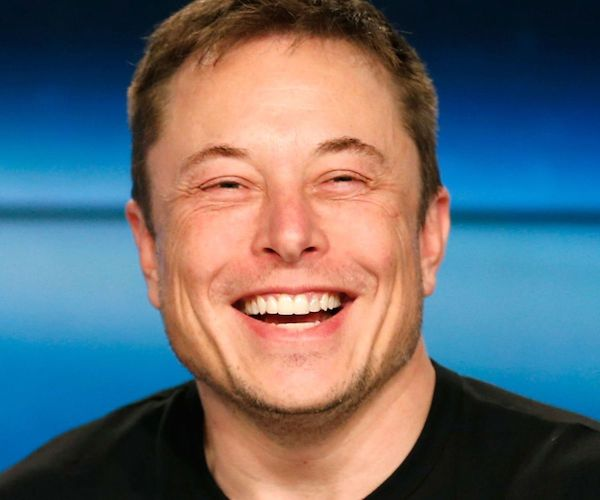
#> input picture musk.jpg, 600 x 500 px, given in place of the camera
$ python final_projects.py
#> lines starting #> are read from the running program, lines starting #| are printed output that depends on the picture; after the words box and inside, x2 and y2 are one past the last pixel; in counts of white or black regions, pixels touching at a corner belong together
import cv2
import numpy as np
from ultralytics import YOLO

# [26 lines left out: function imread_custom, not called in this run]

class InstagramFilters():
    """
    A class that applies various Instagram-like filters to images and videos using OpenCV.
    This class supports real-time video processing from a webcam or video file, as well as static image processing. It includes filters such as cartoon, cartoon stylization, pencil sketch, skin smoothing, and a fun sunglasses overlay. The class is designed to be flexible and efficient, with pre-loaded Haar Cascades for face and eye detection to optimize performance during video processing.
    Attributes:
        face_cascade (cv2.CascadeClassifier): Haar Cascade for face detection.
        eye_cascade (cv2.CascadeClassifier): Haar Cascade for eye detection.
        cap (cv2.VideoCapture): Video capture object for webcam or video file.
        image (numpy.ndarray): Loaded image for static processing.
        width (int): Width of the video frames or loaded image.
        height (int): Height of the video frames or loaded image.
        is_image (bool): Flag to indicate if the source is an image or video.
    Methods:
        apply_cartoon_filter(frame): Applies a cartoon filter to the input frame.
        apply_cartoon_stylized_filter(frame): Applies a cartoon stylization filter to the input frame.
        apply_pencil_sketch_filter(frame): Applies a pencil sketch filter to the input frame.
        apply_skin_smoothing_filter(frame): Applies a skin smoothing filter to the input frame.
        apply_sunglasses_filter(frame): Applies a sunglasses filter to the input frame.
        start_filters_onvideo(filter, sigma_s, sigma_r, shade_factor): Starts the video stream and applies the selected filter in real-time.
        start_filters_onimage(filter, sigma_s, sigma_r, shade_factor): Applies the selected filter to the image and displays the result.
    """
    def __init__(self, glasses_path, source, width=640, height=480):
        # Load Haar Cascades once during initialization to save performance during video loop
        self.face_cascade = cv2.CascadeClassifier(cv2.data.haarcascades + 'haarcascade_frontalface_default.xml')
        self.eye_cascade = cv2.CascadeClassifier(cv2.data.haarcascades + 'haarcascade_eye.xml')
        if glasses_path:
            self.glasses = imread_custom(glasses_path)
        else:
            self.glasses = None

        if isinstance(source, int) or source.split('.')[-1].lower() in ['mp4', 'avi', 'mov', 'mkv', 'flv', 'wmv']:
            self.width = width
            self.height = height
            self.is_image = False
            self.cap = cv2.VideoCapture(source)
            self.cap.set(cv2.CAP_PROP_FRAME_WIDTH, self.width)
            self.cap.set(cv2.CAP_PROP_FRAME_HEIGHT, self.height)
        elif source.lower() in ['webcam', 'camera']:
            self.width = width
            self.height = height
            self.is_image = False
            self.cap = cv2.VideoCapture(0)
            self.cap.set(cv2.CAP_PROP_FRAME_WIDTH, self.width)
            self.cap.set(cv2.CAP_PROP_FRAME_HEIGHT, self.height)
        elif source.split('.')[-1].lower() in ['jpg', 'jpeg', 'png', 'bmp', 'tiff', 'gif', 'webp']:
            self.image = imread_custom(source)
            self.width = self.image.shape[1]
            self.height = self.image.shape[0]
            self.is_image = True
        else:
            raise ValueError("Unsupported source type. Please provide a valid video file, webcam, or image file.")

    # [61 lines left out: functions apply_cartoon_filter, apply_cartoon_stylized_filter, apply_pencil_sketch_filter, apply_skin_smoothing_filter, not called in this run]

    def _create_sunglasses_overlay(self, width, height):
        """Programmatically creates a transparent sunglasses overlay to avoid missing file errors"""
        overlay = np.zeros((height, width, 4), dtype=np.uint8)

        # Draw left lens
        cv2.ellipse(overlay, (width//4, height//2), (width//5, height//2), 0, 0, 360, (0, 0, 0, 220), -1)
        # Draw right lens
        cv2.ellipse(overlay, (3*width//4, height//2), (width//5, height//2), 0, 0, 360, (0, 0, 0, 220), -1)
        # Draw bridge connecting lenses
        cv2.line(overlay, (width//4 + width//5, height//2), (3*width//4 - width//5, height//2), (0, 0, 0, 220), max(2, height//10))
        # Draw arms of glasses
        cv2.line(overlay, (0, height//2), (width//4 - width//5, height//2), (0, 0, 0, 220), max(2, height//10))
        cv2.line(overlay, (3*width//4 + width//5, height//2), (width, height//2), (0, 0, 0, 220), max(2, height//10))

        return overlay

    def _add_lens_reflection(self, sunglasses, intensity=0.25):
        h, w = sunglasses.shape[:2]
        num_channels = sunglasses.shape[2]

        # Create the gradient reflection (always 3 channels)
        y, x = np.ogrid[:h, :w]
        gradient = ((x / w + y / h) / 2 * 255).astype(np.uint8)
        reflection = np.stack([gradient] * 3, axis=2)
        reflection = cv2.GaussianBlur(reflection, (31, 31), 0)

        # Create the elliptical mask
        mask = np.zeros((h, w), dtype=np.float32)
        cv2.ellipse(
            mask,
            (w // 2, int(h * 0.3)),
            (int(w * 0.45), int(h * 0.35)),
            angle=-20,
            startAngle=0,
            endAngle=360,
            color=1,
            thickness=-1
        )
        mask = cv2.GaussianBlur(mask, (51, 51), 0)

        # Expand mask to 3D for broadcasting: (h, w, 1)
        mask_3d = mask[:, :, np.newaxis]
        blend_factor = intensity * mask_3d

        # Apply to RGB channels only
        result = sunglasses.copy().astype(np.float32)
        result[:, :, :3] = (result[:, :, :3] * (1 - blend_factor) +
                            reflection * blend_factor)

        return result.astype(np.uint8)

    def apply_sunglasses_filter(self, frame):
        """
        Apply a sunglasses filter to the input frame.
        """
        gray = cv2.cvtColor(frame, cv2.COLOR_BGR2GRAY)
        faces = self.face_cascade.detectMultiScale(gray, 1.3, 5)
        result = frame.copy()

        for (x, y, w, h) in faces:
            eye_y_level = int(y + h * 0.42)

            glasses_width = int(w * 0.9)
            glasses_height = int(glasses_width * 0.4)

            start_x = x + (w - glasses_width) // 2
            start_y = eye_y_level - (glasses_height // 2)

            end_x = min(result.shape[1], start_x + glasses_width)
            end_y = min(result.shape[0], start_y + glasses_height)
            start_x = max(0, start_x)
            start_y = max(0, start_y)

            if start_x >= end_x or start_y >= end_y:
                continue

            roi_glasses = result[start_y:end_y, start_x:end_x]
            h_g, w_g = roi_glasses.shape[:2]
            if self.glasses is not None:
                sunglasses = cv2.resize(self.glasses, (w_g, h_g))
            else:
                sunglasses = self._create_sunglasses_overlay(w_g, h_g)
            sunglasses = self._add_lens_reflection(sunglasses)

            alpha = sunglasses[:, :, 3] / 255.0
            alpha = alpha * 0.5

            for c in range(3):
                result[start_y:end_y, start_x:end_x, c] = (
                    alpha * sunglasses[:, :, c] + (1.0 - alpha) * result[start_y:end_y, start_x:end_x, c]
                ).astype(np.uint8)

        return result

    def start_filters(self, filter=None, sigma_s=None, sigma_r=None, shade_factor=None):
        """
        Start the video stream or display the image with the selected filter applied.
        Args:
            filter (str): The name of the filter to apply. Options: 'cartoon', 'cartoon_stylized', 'pencil', 'skin', 'sunglasses'. If None, no filter is applied.
            sigma_s (float): Parameter for stylization and pencil sketch filters that controls the size of the neighborhood used for filtering. Higher values result in a more pronounced effect.
            sigma_r (float): Parameter for stylization and pencil sketch filters that controls the range of colors to be smoothed together. Higher values result in more smoothing across different colors.
            shade_factor (float): Parameter for pencil sketch filter that controls the intensity of the shading. Higher values result in darker shading. Default is 0.08.
        """
#> called with filter = 'sunglasses'
        if not self.is_image:
            filter_type = filter.lower() if filter else None
            while True:
                ret, frame = self.cap.read()
#> frame is the input picture: shape (500, 600, 3); mean B, G, R 112.1, 105.5, 100.1
                if not ret:
                    break
                # Flip frame horizontally for a mirror effect (standard for webcam)
                frame = cv2.flip(frame, 1)
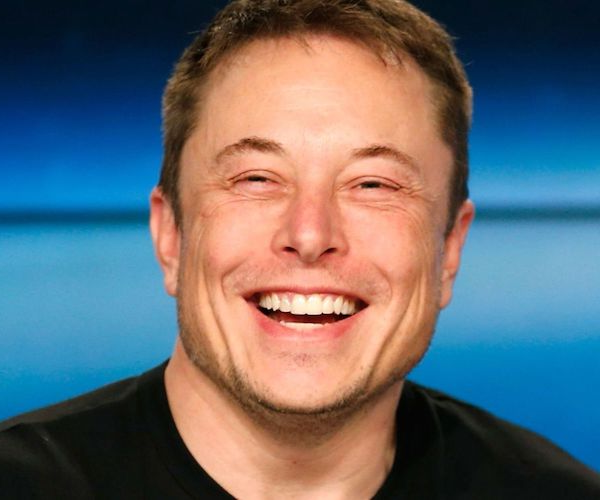
#> frame: shape (500, 600, 3); mean B, G, R 112.1, 105.5, 100.1
                filtered_frame = self.selected_filter_action(filter_type, frame, sigma_s, sigma_r, shade_factor)
#> in apply_sunglasses_filter, `gray = cv2.cvtColor(frame, cv2.COLOR_BGR2GRAY)`:
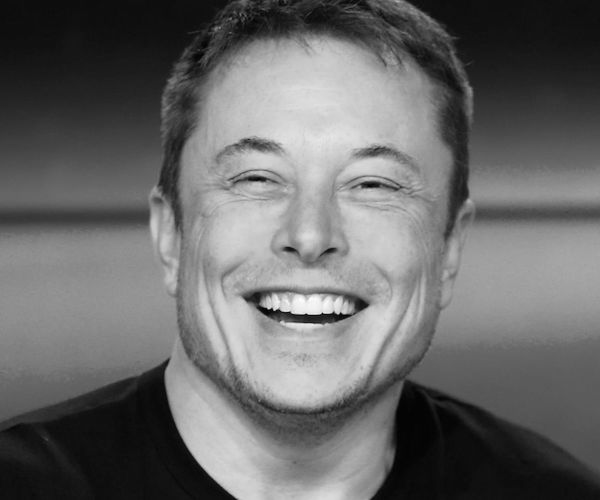
#> gray: shape (500, 600); min 2, max 253, mean 104.7
#> in apply_sunglasses_filter, `faces = self.face_cascade.detectMultiScale(gray, 1.3, 5)`: faces = [[137, 46, 347, 347]]
#> the loop in apply_sunglasses_filter, `for (x, y, w, h) in faces:` made 1 pass
#> (eye_y_level, glasses_width, glasses_height, start_x) on pass 1: (191, 312, 124, 154)
#> pass 1, in apply_sunglasses_filter, `roi_glasses = result[start_y:end_y, start_x:end_x]`:
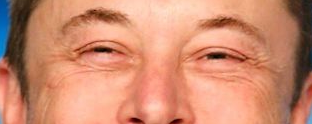
#> roi_glasses: shape (124, 312, 3); mean B, G, R 112.1, 139.3, 205.7
#> pass 1, in _add_lens_reflection, `gradient = ((x / w + y / h) / 2 * 255).astype(np.uint8)`:
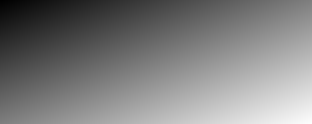
#> gradient: shape (124, 312); min 0, max 253, mean 126.3
#> after the loop in apply_sunglasses_filter, `for (x, y, w, h) in faces:`:
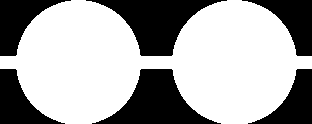
#> alpha: shape (124, 312) float64; values 0 (black) and 0.431 (white), 65.4% white; 6 black regions, box (x1, y1, x2, y2) and area: (86, 0, 227, 56) 3415, (92, 69, 221, 124) 3272, (0, 0, 71, 56) 1736, (242, 0, 312, 56) 1679, (0, 69, 65, 124) 1664, (248, 69, 312, 124) 1608
#> after the loop in apply_sunglasses_filter, `for (x, y, w, h) in faces:`:
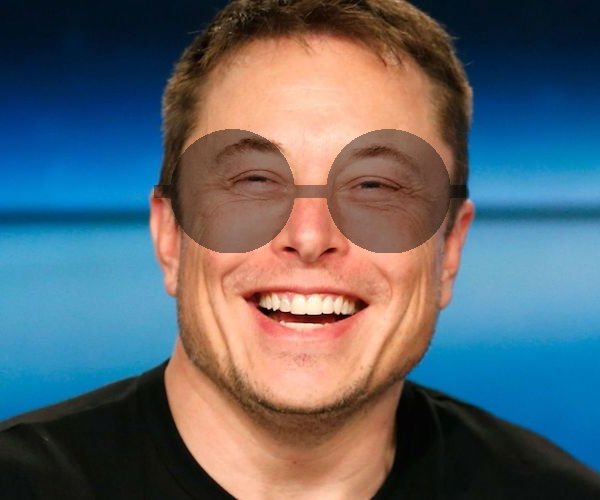
#> result: shape (500, 600, 3); 8.44% of pixels changed, all inside (x1, y1, x2, y2) = (154, 129, 466, 253)
                cv2.imshow(f'{filter_type.capitalize() if filter_type else "Original"} Video', filtered_frame)
                if cv2.waitKey(1) & 0xFF == ord('q'):
#> (key q is pressed here)
                    break
            self.cap.release()
        else:
            filter_type = filter.lower() if filter else None
            filtered_image = self.selected_filter_action(filter_type, self.image, sigma_s, sigma_r, shade_factor)
            cv2.imshow(f'{filter_type.capitalize() if filter_type else "Original"} Image', filtered_image)
            cv2.waitKey(0)

        cv2.destroyAllWindows()

    def selected_filter_action(self, filter_type, frame, sigma_s, sigma_r, shade_factor):
        """
        Apply the selected filter to the given frame.
        Args:
            filter_type (str): The type of filter to apply.
            frame (numpy.ndarray): The input frame.
            sigma_s (float): Parameter for stylization and pencil sketch filters that controls the size of the neighborhood used for filtering.
            sigma_r (float): Parameter for stylization and pencil sketch filters that controls the range of colors to be smoothed together.
            shade_factor (float): Parameter for pencil sketch filter that controls the intensity of the shading.
        Returns:
            numpy.ndarray: The filtered frame.
        """
        if filter_type == "cartoon":
            filtered_frame = self.apply_cartoon_filter(frame)
        elif filter_type == "cartoon_stylized":
            if sigma_s is not None and sigma_r is not None:
                filtered_frame = cv2.stylization(frame, sigma_s=sigma_s, sigma_r=sigma_r)
            else:
                filtered_frame = self.apply_cartoon_stylized_filter(frame)
        elif filter_type == "pencil":
            if sigma_s is not None and sigma_r is not None:
                gray, color = cv2.pencilSketch(frame, sigma_s=sigma_s, sigma_r=sigma_r, shade_factor=shade_factor if shade_factor else 0.08)
                filtered_frame = gray
            else:
                filtered_frame = self.apply_pencil_sketch_filter(frame)
        elif filter_type == "skin":
            filtered_frame = self.apply_skin_smoothing_filter(frame)
        elif filter_type == "sunglasses":
            filtered_frame = self.apply_sunglasses_filter(frame)
        else:
            filtered_frame = frame
        return filtered_frame


# Blemish Removal
class Blemish():
    def __init__(self, image_path):
        self.image = imread_custom(image_path)

    # [23 lines left out: functions remove_seamlessly, remove_inpaint_blemish, not called in this run]

# Utility Class for Mouse Handling
class MouseHandler():
    # [21 lines left out: functions __init__, mouse_callback, not called in this run]

class DocumentScanner():
    # [84 lines left out: functions __init__, get_document_corners, order_points, contour_detection, four_point_transform, run_scanner and 1 more, not called in this run]


class SoccerTracker:
    # [63 lines left out: functions __init__, get_tracker, detect_and_track, not called in this run]


if __name__ == '__main__':
    # [43 lines of commented-out code are left out]


    video_source = 0  # Use 0 for webcam, or replace with video file path like 'video.mp4'
    glusses_path = None # "sunglass.png"

    insta = InstagramFilters(glusses_path, video_source)

    # Change the string to test different features:
    filters_list = ['cartoon', 'cartoon_stylized', 'pencil', 'skin', 'sunglasses', None]
    selected_filter = filters_list[4]

    print(f"Applying {selected_filter} filter. Press 'q' to quit.")
    insta.start_filters(filter=selected_filter)
